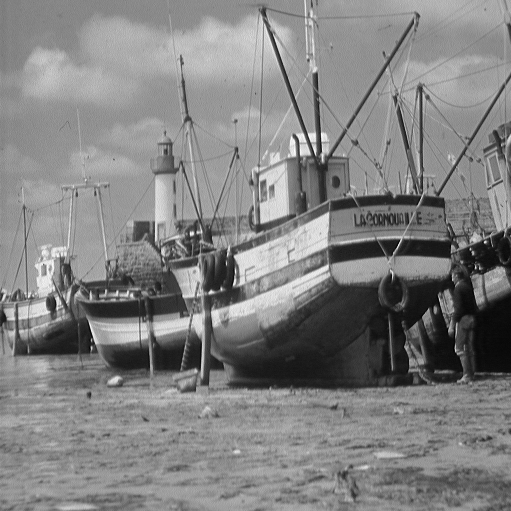
#> input picture Programas/tema5/images/boat.511.tiff, 511 x 511 px
$ python ejemplo4.py
#> lines starting #> are read from the running program, lines starting #| are printed output that depends on the picture
# Objetivo:
# - Filtros paso bajo y paso alto


import skimage as ski
import matplotlib.pyplot as plt
import numpy as np
import scipy
import scipy.fft as fft


def crear_circulo_centrado(shape, radio):  # Asumo dimensiones impares
    filas = np.matrix(list(range(shape[0]))).T - shape[0] // 2
    cols = np.matrix(list(range(shape[1]))) - shape[1] // 2
    indices_dentro = np.power(filas, 2) + np.power(cols, 2) < radio ** 2
    circulo = np.zeros(shape)
    circulo[indices_dentro] = 1
    return circulo


FREQ_CORTE_EN_PIXELES = 40

imagen = ski.io.imread("images/boat.511.tiff")
#> imagen is the input picture: shape (511, 511); min 0, max 255, mean 129.7
imagen = ski.util.img_as_float(imagen)
FTimagen = fft.fft2(imagen)
FTimagen_centrada = fft.fftshift(FTimagen)

# Filtro paso bajo
mascara_centrada_bajo = crear_circulo_centrado(imagen.shape, FREQ_CORTE_EN_PIXELES)
FT_imagen_filtradaBajo = FTimagen_centrada * mascara_centrada_bajo
imagen_filtrada_bajo = fft.ifft2(fft.ifftshift(FT_imagen_filtradaBajo))
imagen_filtrada_bajo_real = np.real(imagen_filtrada_bajo)
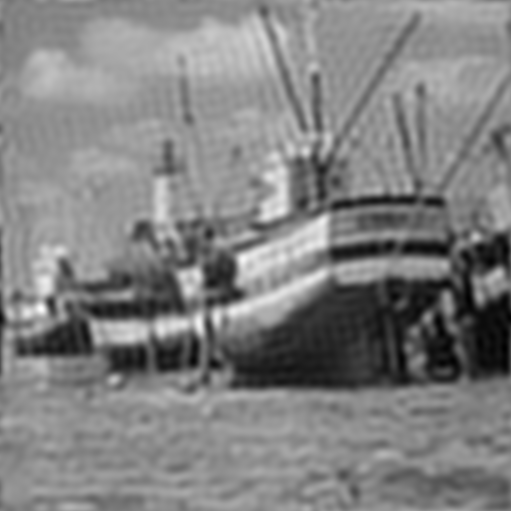
#> imagen_filtrada_bajo_real: shape (511, 511) float64; min -0.0177, max 1.02, mean 0.509; drawn with min black and max white
imagen_filtrada_bajo_imag = np.imag(imagen_filtrada_bajo)
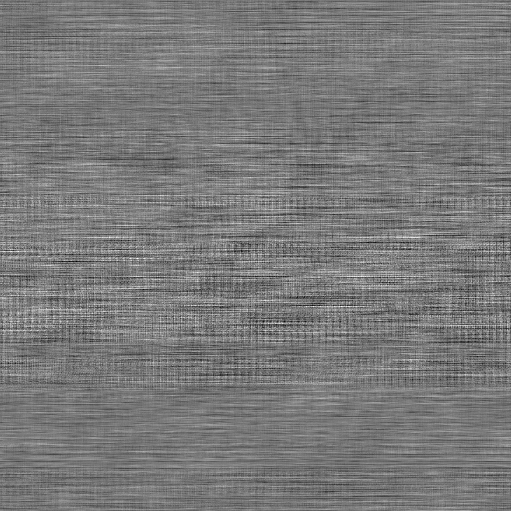
#> imagen_filtrada_bajo_imag: shape (511, 511) float64; min -1.15e-16, max 1.26e-16, mean -8.46e-35; drawn with min black and max white
if not np.allclose(imagen_filtrada_bajo_imag, np.zeros(imagen.shape)):
    print("Warning. Algo no está yendo bien!!")

# Filtro paso alto
mascara_centrada_alto = 1 - mascara_centrada_bajo
FT_imagen_filtradaAlto = FTimagen_centrada * mascara_centrada_alto
imagen_filtrada_alto = fft.ifft2(fft.ifftshift(FT_imagen_filtradaAlto))
imagen_filtrada_alto_real = np.real(imagen_filtrada_alto)
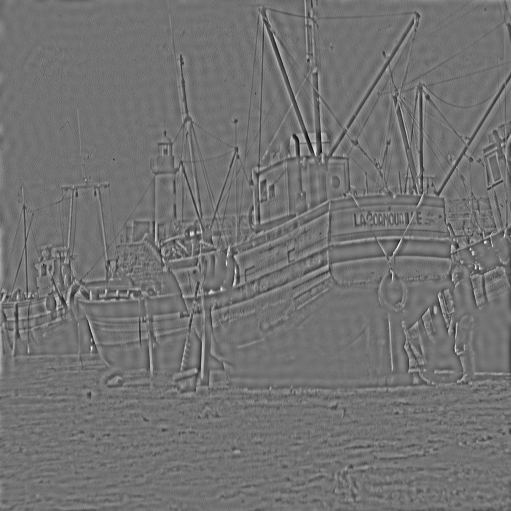
#> imagen_filtrada_alto_real: shape (511, 511) float64; min -0.566, max 0.693, mean -2.18e-19; drawn with min black and max white
imagen_filtrada_alto_imag = np.imag(imagen_filtrada_alto)
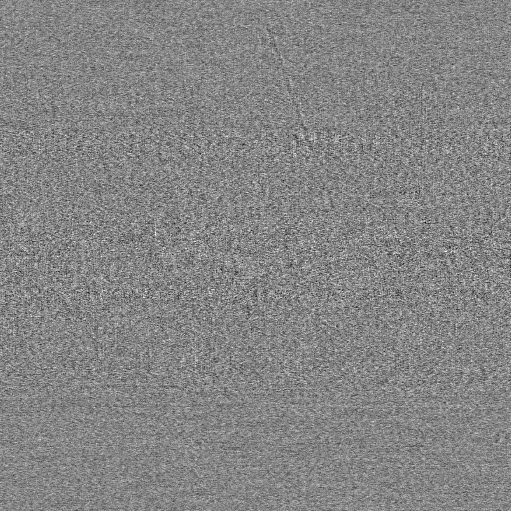
#> imagen_filtrada_alto_imag: shape (511, 511) float64; min -7.04e-17, max 6.41e-17, mean 1.21e-35; drawn with min black and max white
if not np.allclose(imagen_filtrada_alto_imag, np.zeros(imagen.shape)):
    print("Warning. Algo no está yendo bien!!")

# Visulización de resultados
fig, axs = plt.subplots(2, 4, layout="constrained")
axs[0, 0].imshow(imagen, cmap=plt.cm.gray)
axs[0, 1].imshow(mascara_centrada_bajo, cmap=plt.cm.gray)
axs[0, 2].imshow(np.log(np.absolute(FT_imagen_filtradaBajo) + 1), cmap=plt.cm.gray)
axs[0, 3].imshow(imagen_filtrada_bajo_real, cmap=plt.cm.gray)

axs[1, 0].imshow(np.log(np.absolute(FTimagen_centrada) + 1), cmap=plt.cm.gray)
axs[1, 1].imshow(mascara_centrada_alto, cmap=plt.cm.gray)
axs[1, 2].imshow(np.log(np.absolute(FT_imagen_filtradaAlto) + 1), cmap=plt.cm.gray)
axs[1, 3].imshow(imagen_filtrada_alto_real, cmap=plt.cm.gray)  # Prueba a mostrar el valor absoluto

for a in axs.ravel():
    a.set_axis_off()
plt.show()
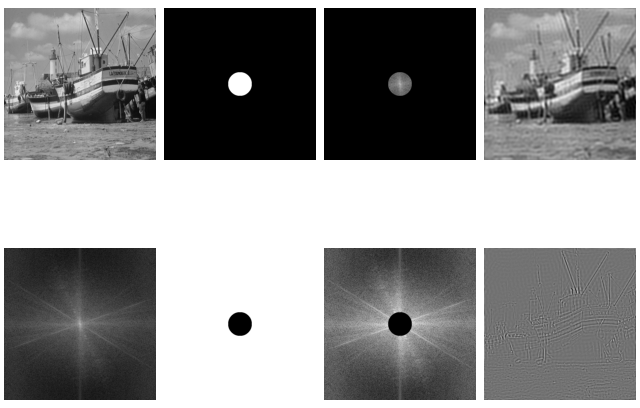
#> figure drawn by matplotlib, 8 panels

# SI queremeos comprobar que las dos imagenes resultantes su suma es la imagen original, solamente hay que sumar las imagenes resultantes
